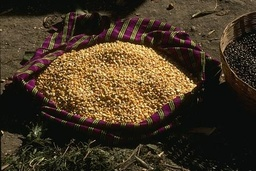
#> input picture k-means/data/grain.jpg, 256 x 171 px, shrunk from 481 x 321 before the run; its folder holds only this picture in this run
$ python k-means.py
#> lines starting #> are read from the running program, lines starting #| are printed output that depends on the picture
from PIL import Image
import numpy as np

import os
from copy import deepcopy


def k_means(points, k, iterations):
    n = points.shape[0]
    centroids = points[np.random.randint(n, size=k),:]
    new_centroids = np.zeros(centroids.shape)
    clusters = np.zeros(n)
    distances = np.zeros((n, k))

    changed = True
    while changed and iterations:
        for i in range(k):
            distances[:, i] = np.linalg.norm(points - centroids[i], axis=1)

        clusters = np.argmin(distances, axis=1)

        for i in range(k):
            new_centroids[i] = np.mean(points[clusters == i], axis=0)

        if np.linalg.norm(centroids - new_centroids) == 0:
            changed = False

        centroids = deepcopy(new_centroids)
        iterations -= 1

    return centroids, clusters


if __name__ == '__main__':
    data_dir = 'data'
    files = os.listdir(data_dir)
    results_dir = 'results'
    os.makedirs(results_dir, exist_ok=True)

    clusters_count = [2, 4, 8]
    iterations_count = 200

    for file in files:
        image = np.array(Image.open(os.path.join(data_dir, file)), dtype=np.uint8)
#> image is the input picture: shape (171, 256, 3); mean R, G, B 69.4, 54.5, 35.8
        points = image.reshape((image.shape[0] * image.shape[1], image.shape[2]))
        for num_clusters in clusters_count:
            for i in range(3):
                centroids, clusters = k_means(points, num_clusters, iterations_count)
                new_image = np.vstack(
                    [centroids[i] for i in clusters]).astype(np.uint8).reshape(image.shape)
                Image.fromarray(new_image).save(
                    os.path.join(results_dir, '%d-try-%d-clusters-%s' % (i, num_clusters, file)))
#> this loop made 3 passes
#> pass 1, `Image.fromarray(new_image).save( os.path.join(results_dir, '%d-try-%d-..`:
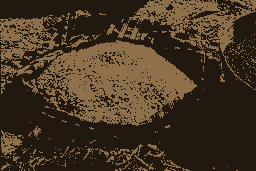
#> saved as 0-try-2-clusters-grain.jpg: PIL image 256x171 RGB; mean R, G, B 69.1, 54.1, 35.2
#> pass 2, `Image.fromarray(new_image).save( os.path.join(results_dir, '%d-try-%d-..`:
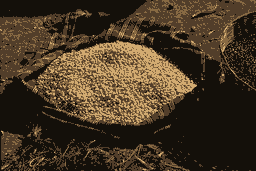
#> saved as 0-try-4-clusters-grain.jpg: PIL image 256x171 RGB; mean R, G, B 69, 54.1, 35.3
#> after the loop:
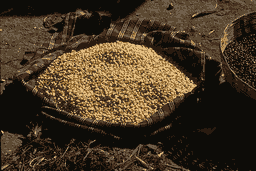
#> new_image: shape (171, 256, 3); mean R, G, B 68.9, 54, 35.1

$ run again, on k-means/data/peppers.jpg
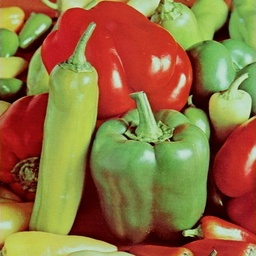
#> input picture k-means/data/peppers.jpg, 256 x 256 px, shrunk from 512 x 512 before the run
#> image is the input picture: shape (256, 256, 3); mean R, G, B 143.3, 112, 63
#> the loop `for num_clusters in clusters_count:` made 3 passes
#> pass 1, `Image.fromarray(new_image).save( os.path.join(results_dir, '%d-try-%d-..`:
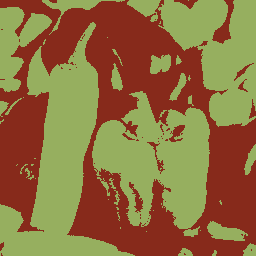
#> saved as 0-try-2-clusters-peppers.jpg: PIL image 256x256 RGB; mean R, G, B 142.8, 111.6, 62.6
#> after the loop `for num_clusters in clusters_count:`:
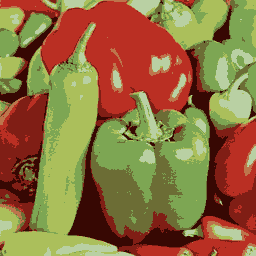
#> new_image: shape (256, 256, 3); mean R, G, B 142.8, 111.4, 62.5
